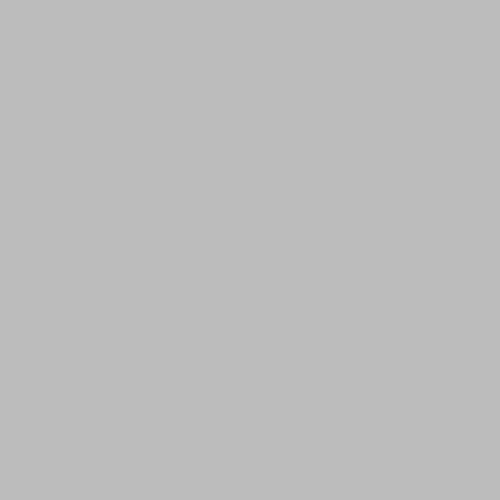
Frame 1 (no input)
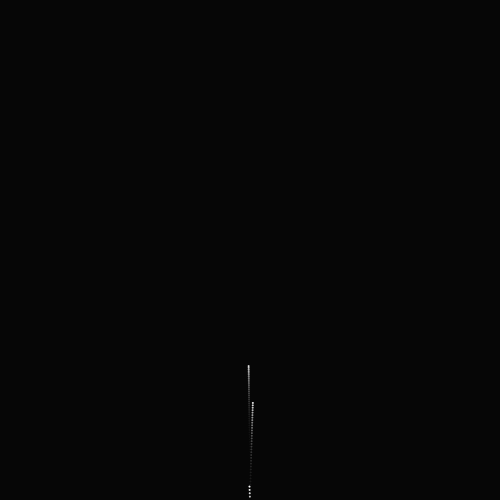
Frame 60 (the mouse pressed at the canvas centre just before this capture)
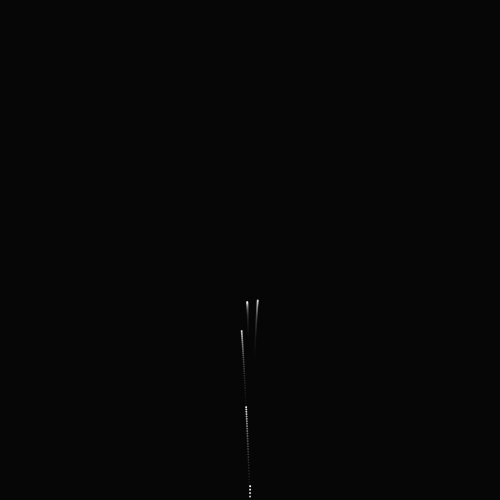
Frame 120 (the mouse held since frame 60 and released just before this capture)

The Processing sketch that drew these frames (run headless with seeded random() and noise(); from frame 60 on, the mouse is pressed at the canvas centre):

// Processing sketch: DigitalFireworks
// ── DigitalFireworks.pde
import java.util.Iterator;

// TODO: Cleanup hacks
// More vairation in movement
// more colour
// more initial force

ParticleSystem system = new ParticleSystem();
ParticleSystem subSystem = new ParticleSystem();
int interval = 0;

void setup()
{
  size(500, 500);  
}

void draw()
{
  // Motion blur
  noStroke();
  fill(0, 20);
  rect(0, 0, width, height);
  
  system.update();
  subSystem.update();
  
  if (millis() > interval) {
    Particle p = new Particle(new PVector(width/2, height));
    system.add(p);
    interval = millis() + 500;//2500;
  }
}


class ParticleSystem
{
  ArrayList<Particle> particles = new ArrayList<Particle>();
  
  void add(Particle p)
  {
    // Apply some initial upward force
    p.applyForce(new PVector(0, -7));
    particles.add(p);  
  }
  
  void update()
  {  
    Iterator<Particle> i = particles.iterator();

    while (i.hasNext()) {
      Particle p = i.next();
      
      // Remove any particles outside of the screen
      if (p.pos.x > width || p.pos.x < 0) {
        i.remove();
        continue;
      } //else if (p.pos.y > height || p.pos.y < 0) {
        //i.remove();
        //continue;
      //}
      
      // TODO: Hack only meant for sub particles, remove
      if (p.randomMovement) {
        //p.applyForce(PVector.random2D());
      }
      
      // Apply gravity
      p.applyForce(new PVector(0, 0.05));
      
      // Move particle position
      p.move();
      
      // Remove exploded particles
      if (p.exploded) {
        i.remove();
        continue;
      }
      
      // Remove dead particles
      if (p.isDead()) {
        i.remove();  
      } else {
        p.display();
      }
      
    }
  }
}

class Particle
{
  final static float BOUNCE = -0.5;
  final static float MAX_SPEED = 0.1;
  
  PVector vel = new PVector(random(-MAX_SPEED, MAX_SPEED), random(-MAX_SPEED, MAX_SPEED));
  PVector acc = new PVector(0, 0);
  PVector pos;
  
  float mass = random(2, 2.5);
  float r, g, b; // TODO: Switch to Color()
  int lifespan = 400;
  boolean exploded = false;
  boolean randomMovement = false;
  
  Particle(PVector p)
  {
    pos = new PVector (p.x, p.y);
    acc = new PVector (random(-0.1, 0.1), 0);
    
    r = 255;
    g = 255;
    b = 255;
  }
  
  public void move()
  {
    vel.add(acc); // Apply acceleration
    pos.add(vel); // Apply our speed vector
    acc.mult(0);
    
    // TODO: this not random movement is a hack to stop subparticles from adding more particles, find a way to flag them apart and clean up other hacks
    if (vel.y > 0 && !exploded && !randomMovement) { 
       // Spawn a load of subparticles
       for (int x = 0; x < 15; x++) {
         Particle p = new Particle(pos);
         p.applyForce(PVector.random2D());
         p.r = random(0, 255);
         p.g = random(0, 255);
         p.lifespan = 150;
         p.randomMovement = true;
         subSystem.particles.add(p);
       }
       
       println("EXPLODING");
       exploded = true;
    }
    
    lifespan--;
  }
  
  public void applyForce(PVector force) 
  {
    PVector f = PVector.div(force, mass);
    acc.add(f);
  }
  
  public void display()
  {
    fill(r, g, b, map(lifespan, 0, 400, 0, 255));
    ellipse(pos.x, pos.y, 2, 2);
  }
  
  public boolean isDead()
  {
    if (lifespan < 0) {
      return true;
    } else {
      return false;
    }
  }
}
